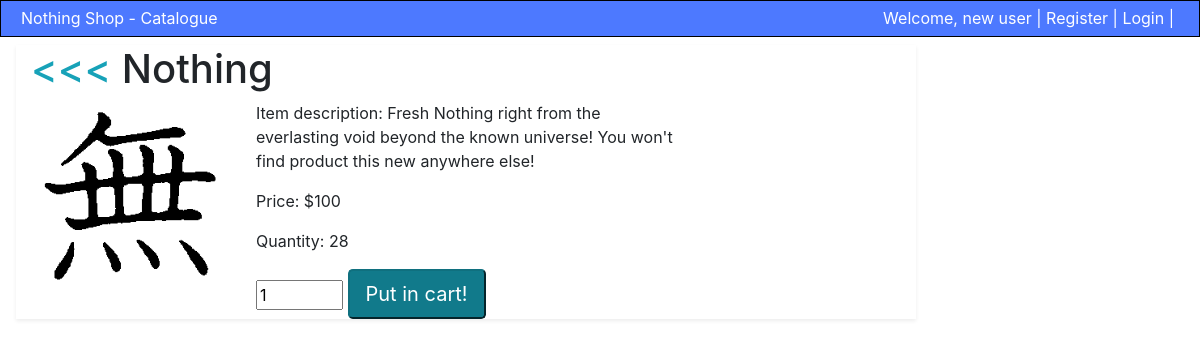
Page /shop_site/details/1/ on the committed database.
### shop_site/models.py (models this page shows, shortened)
class Merch(models.Model):
    name = models.CharField(max_length=100)
    price = models.CharField(max_length=100)
    quantity = models.IntegerField(default=0)
    desc = models.TextField(default="No description.")
    image = models.CharField(default="shop_site/images/no_image.png", max_length=100)

### shop_site/views.py (the view)
# urls.py: path('details/<int:merch_id>/', views.detail, name='detail'),
def detail(request, merch_id):
    merch = get_object_or_404(Merch, pk=merch_id)
    return render(request, 'shop_site/detail.html', {'merch': merch})

### shop_site/templates/shop_site/detail.html (shortened to what this page needs)
{% extends "shop_site/base.html" %}
{% load static %}
{% block main-body %}
<div class="detail-card container w-75 mt-2 mx-3 shadow-sm">
	<div class="row">
		<div class="col-lg-9">
			<h1><a class="text-info" href="{% url 'index' %}" title="Back to list"><<<</a> {{ merch.name }}</h1>
			<div class="row">
				<div class="col-lg-4">
					<img src="{% static merch.image %}" class="img-fluid mh-100 mw-100 mx-auto d-block" alt="{{ merch.name }}"/>
				</div>
				<div class="col-lg-8">
					<p>Item description: {{ merch.desc }}</p>
					<p>Price: &#x24;{{ merch.price }}</p>
					<p>Quantity: {{ merch.quantity }}</p>
					{% if merch.quantity > 0 %}
					<form action="{% url 'cart' %}" method="post">
						<input name="merchnum" type="number" value="1" min="1" max="{{ merch.quantity }}">
						<input name="buy" type="submit" value="Put in cart!" class="btn-info btn-lg active"></input>
					</form>
					{% else %}
						<p><a href="#" class="btn btn-secondary btn-lg disabled">Stock is empty...</a></p>
					{% endif %}
				</div>
			</div>
		</div>
	</div>
</div>
{% endblock %}

### rows in the picture
Merch: name "Nothing", image (picture), desc "Fresh Nothing right from the everlasting void beyond the known universe! You won't find product this new anywhere else!", price "100", quantity "28"
